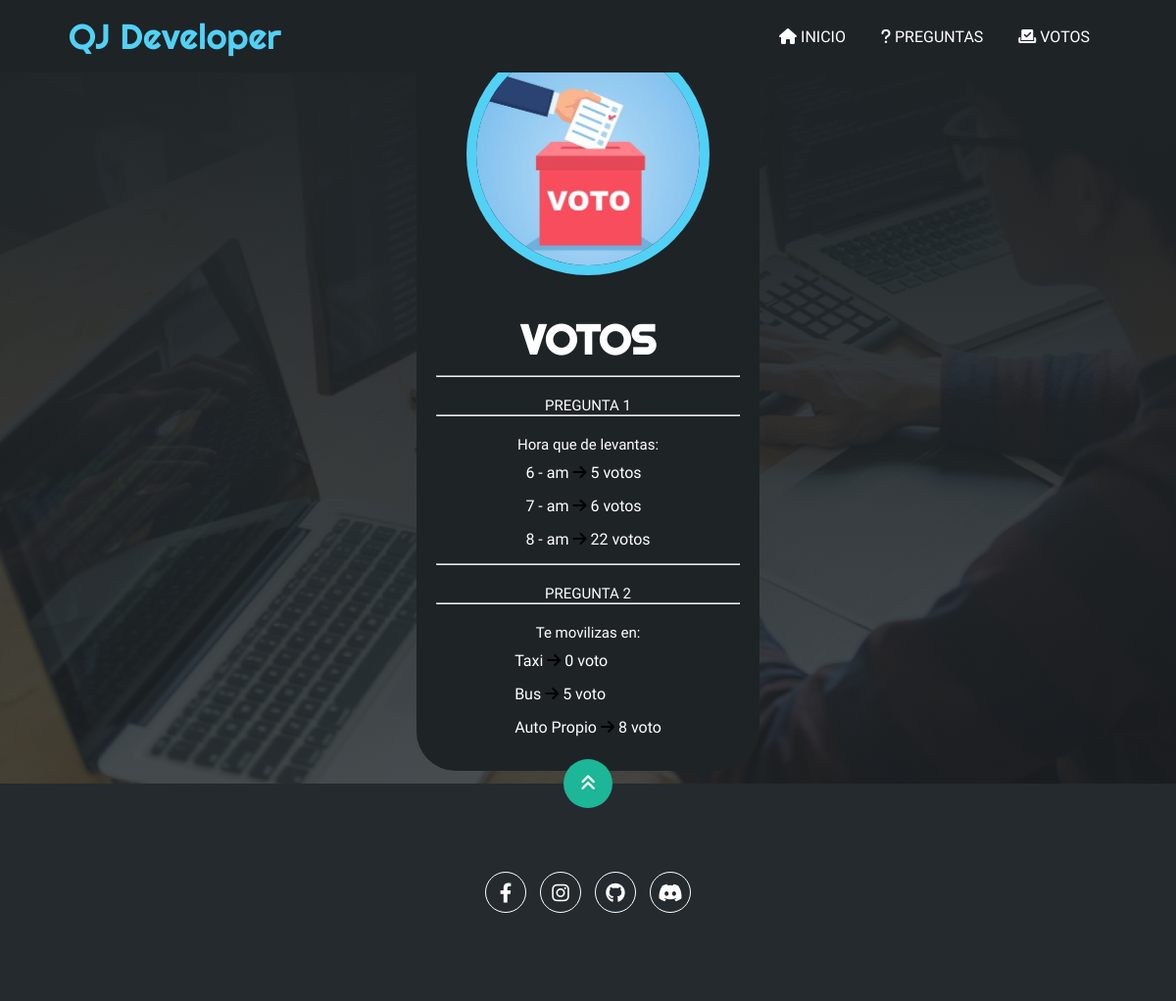
Page /votos/ on the committed database.
### encuesta/models.py (models this page shows)
class Pregunta(models.Model):
    pregunta_text = models.CharField(max_length=200)
    pub_date = models.DateTimeField('date published')

class Opcion(models.Model):
    pregunta = models.ForeignKey(Pregunta, on_delete=models.CASCADE)
    opcion_texto = models.CharField(max_length=200)
    votos = models.IntegerField(default=0)

### encuesta/views.py (the view)
# urls.py: path('votos/', views.votos, name='votos')
def votos(request):
    pregunta1 = Pregunta.objects.get(pk=1)
    pregunta2 = Pregunta.objects.get(pk=2)
    context = {
        'pregunta1':pregunta1,
        'pregunta2':pregunta2
    }
    return render(request, 'encuesta/votos.html', context)

### encuesta/templates/encuesta/votos.html
{% extends "main.html" %}
{% load static %}
{% block main %}
<div class="container-img">
    <img src="{% static 'img/voto.jpeg' %}" alt="">
</div>
<h1>VOTOS</h1>
<hr style="margin-top: 10px;">
<h2>PREGUNTA 1</h2>
<hr>
<h2>{{ pregunta1.pregunta_text }}</h2>
<div class="lab">
    <ul>
        {%for opcion1 in pregunta1.opcion_set.all %}
            <li class="list">{{opcion1.opcion_texto }}  <i class="fa-solid fa-arrow-right">  </i>  {{opcion1.votos }} voto{{ opcion1.votos|pluralize }}</li>
        {% endfor %}
    </ul>
</div>
<hr>
<h2>PREGUNTA 2</h2>
<hr>
<h2>{{ pregunta2.pregunta_text }}</h2>
<div class="lab">
    <ul>
        {%for opcion2 in pregunta2.opcion_set.all %}
            <li class="list">{{opcion2.opcion_texto }}  <i class="fa-solid fa-arrow-right">  </i>  {{opcion2.votos }} voto{{ opcion1.votos|pluralize }}</li>
        {% endfor %}
    </ul>
</div>
{% endblock %}

### encuesta/templates/main.html (shortened to what this page needs)
<!DOCTYPE html>
<html lang="en">
<head>
    <link rel="stylesheet" href="https://cdnjs.cloudflare.com/ajax/libs/font-awesome/6.1.2/css/all.min.css" />
    {% load static %}
    <link rel="stylesheet" type="text/css" href="{% static 'css/style.css' %}">
</head>
<body>
    <div class="container-header">
        <header>
            <div class="logo">
                <a href="#">QJ Developer</a>
            </div>
            <nav id="nav">
                <ul>
                    <li><a href="/" onclick="seleccionar()"><i class="fa-solid fa-house"></i> INICIO</a></li>
                    <li><a href="/encuesta" onclick="seleccionar()"><i class="fa-solid fa-question"></i> PREGUNTAS</a></li>
                    <li><a href="/votos" onclick="seleccionar()"><i class="fa-solid fa-check-to-slot"></i> VOTOS</a></li>
                </ul>
            </nav>
        </header>
    </div>
    <section id="home" class="home">
        <div class="content-banner">
            {% block main %}{% endblock %}
        </div>
    </section>
    <footer>
        <a href="#home" class="arriba">
            <i class="fa-solid fa-angles-up"></i>
        </a>
        <div class="redes">
            <a href="#"><i class="fa-brands fa-facebook-f"></i></a>
            <a href="#"><i class="fa-brands fa-instagram"></i></a>
            <a href="#"><i class="fa-brands fa-github"></i></a>
            <a href="#"><i class="fa-brands fa-discord"></i></a>
        </div>
    </footer>
</body>
</html>

### encuesta/static/css/style.css (style rules this page uses)
* { box-sizing: border-box; font-family: 'Work Sans'; margin: 0; padding: 0; }
html { scroll-behavior: smooth; }
.container-header { background: #1e2326; position: fixed; width: 100%; top: 0; left: 0; z-index: 99; }
.container-header header { max-width: 1100px; margin: auto; display: flex; justify-content: space-between; align-items: center; padding: 15px 20px; }
.container-header header .logo a { font-family: 'Righteous'; font-size: 36px; color: #51D1F6; text-decoration: none; }
.container-header header ul { display: flex; list-style: none; }
.container-header header nav ul li a { text-align: none; color: #fff; margin: 0 15px; padding: 3px; transition: .5s; text-decoration: none; }
.home { background: linear-gradient(to top, rgba(30,35,38,.8), rgba(30,35,38,1)), url(../img/logoLab-03.jpeg); background-size: cover; height: 100vh; color: #fff; display: flex; align-items: center; }
.home .content-banner { padding: 20px; background-color: #1e2326; max-width: 350px; margin: auto; text-align: center; border-radius: 40px; }
.home .content-banner img { margin-top: 40px; border: 10px solid #51D1F6; display: block; width: 80%; margin: auto; border-radius: 100%; }
.home .content-banner h1 { margin-top: 40px; font-size: 42px; font-family: 'Righteous'; }
.home .content-banner h2 { margin-top: 20px; font-size: 15px; font-weight: normal; }
.home .content-banner .lab ul { list-style: none; }
.home .content-banner .lab { align-items: center; margin: auto; }
.home .content-banner .lab { margin-top: 10px; text-align: left; display: inline-block; }
.home .content-banner .lab ul .list { margin-bottom: 15px; }
.home .content-banner .lab ul .list i { color: black; }
footer { background-color: #252A2E; color: #fff; padding: 50px 0 30px 0; text-align: center; position: relative; width: 100%; }
footer .redes { margin-bottom: 20px; }
footer .redes a { color: #fff; display: inline-block; text-decoration: none; border: 1px solid #fff; border-radius: 100%; width: 42px; height: 42px; line-height: 42px; margin: 40px 5px; font-size: 20px; transition: .3s; }
footer .arriba { display: block; width: 50px; height: 50px; background-color: #1CB698; color: #fff; position: absolute; left: 50%; transform: translateX(-50%); top: -25px; border-radius: 50%; line-height: 50px; font-size: 18px; }

### rows in the picture
Pregunta: pregunta_text "Hora que de levantas:"
Opcion: opcion_texto "6 - am", votos "5"
Opcion: opcion_texto "7 - am", votos "6"
Opcion: opcion_texto "8 - am", votos "22"
Pregunta: pregunta_text "Te movilizas en:"
Opcion: opcion_texto "Taxi", votos "0"
Opcion: opcion_texto "Bus", votos "5"
Opcion: opcion_texto "Auto Propio", votos "8"
